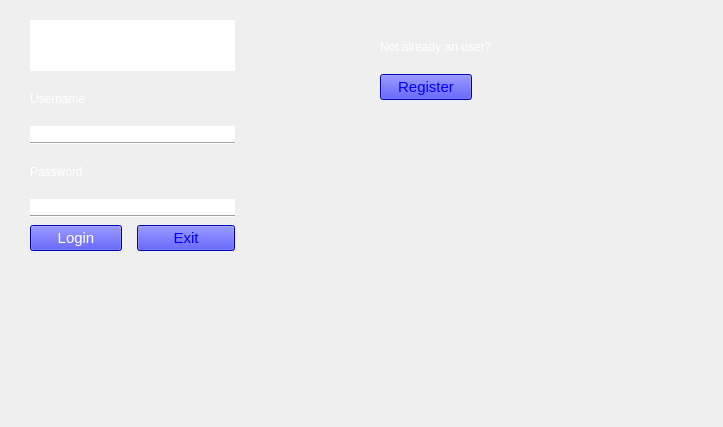
<?xml version="1.0" encoding="UTF-8"?>
<ui version="4.0">
 <class>login</class>
 <widget class="QMainWindow" name="login">
  <property name="geometry">
   <rect>
    <x>0</x>
    <y>0</y>
    <width>723</width>
    <height>427</height>
   </rect>
  </property>
  <property name="palette">
   <palette>
    <active/>
    <inactive/>
    <disabled/>
   </palette>
  </property>
  <property name="windowTitle">
   <string>login</string>
  </property>
  <property name="styleSheet">
   <string notr="true">background-image: url(:/Files/elion-jashari-ByJvnMS3emY-unsplash2.jpg);</string>
  </property>
  <widget class="QWidget" name="centralwidget">
   <widget class="QWidget" name="verticalLayoutWidget">
    <property name="geometry">
     <rect>
      <x>30</x>
      <y>20</y>
      <width>205</width>
      <height>231</height>
     </rect>
    </property>
    <layout class="QVBoxLayout" name="verticalLayout_2">
     <property name="spacing">
      <number>0</number>
     </property>
     <property name="bottomMargin">
      <number>0</number>
     </property>
     <item>
      <widget class="QLineEdit" name="lineEdit_3">
       <property name="palette">
        <palette>
         <active>
          <colorrole role="WindowText">
           <brush brushstyle="SolidPattern">
            <color alpha="255">
             <red>255</red>
             <green>255</green>
             <blue>255</blue>
            </color>
           </brush>
          </colorrole>
          <colorrole role="Text">
           <brush brushstyle="SolidPattern">
            <color alpha="255">
             <red>255</red>
             <green>255</green>
             <blue>255</blue>
            </color>
           </brush>
          </colorrole>
         </active>
         <inactive>
          <colorrole role="WindowText">
           <brush brushstyle="SolidPattern">
            <color alpha="255">
             <red>255</red>
             <green>255</green>
             <blue>255</blue>
            </color>
           </brush>
          </colorrole>
          <colorrole role="Text">
           <brush brushstyle="SolidPattern">
            <color alpha="255">
             <red>255</red>
             <green>255</green>
             <blue>255</blue>
            </color>
           </brush>
          </colorrole>
         </inactive>
         <disabled>
          <colorrole role="WindowText">
           <brush brushstyle="SolidPattern">
            <color alpha="96">
             <red>164</red>
             <green>166</green>
             <blue>168</blue>
            </color>
           </brush>
          </colorrole>
          <colorrole role="Text">
           <brush brushstyle="SolidPattern">
            <color alpha="96">
             <red>164</red>
             <green>166</green>
             <blue>168</blue>
            </color>
           </brush>
          </colorrole>
         </disabled>
        </palette>
       </property>
       <property name="font">
        <font>
         <pointsize>29</pointsize>
        </font>
       </property>
       <property name="text">
        <string>Login</string>
       </property>
       <property name="frame">
        <bool>false</bool>
       </property>
       <property name="readOnly">
        <bool>true</bool>
       </property>
      </widget>
     </item>
     <item>
      <widget class="QLabel" name="label_2">
       <property name="palette">
        <palette>
         <active>
          <colorrole role="WindowText">
           <brush brushstyle="SolidPattern">
            <color alpha="255">
             <red>255</red>
             <green>255</green>
             <blue>255</blue>
            </color>
           </brush>
          </colorrole>
         </active>
         <inactive>
          <colorrole role="WindowText">
           <brush brushstyle="SolidPattern">
            <color alpha="255">
             <red>255</red>
             <green>255</green>
             <blue>255</blue>
            </color>
           </brush>
          </colorrole>
         </inactive>
         <disabled>
          <colorrole role="WindowText">
           <brush brushstyle="SolidPattern">
            <color alpha="96">
             <red>164</red>
             <green>166</green>
             <blue>168</blue>
            </color>
           </brush>
          </colorrole>
         </disabled>
        </palette>
       </property>
       <property name="text">
        <string>Username</string>
       </property>
      </widget>
     </item>
     <item>
      <widget class="QLineEdit" name="lineEdit">
       <property name="palette">
        <palette>
         <active>
          <colorrole role="WindowText">
           <brush brushstyle="SolidPattern">
            <color alpha="255">
             <red>255</red>
             <green>255</green>
             <blue>255</blue>
            </color>
           </brush>
          </colorrole>
          <colorrole role="Text">
           <brush brushstyle="SolidPattern">
            <color alpha="255">
             <red>255</red>
             <green>255</green>
             <blue>255</blue>
            </color>
           </brush>
          </colorrole>
          <colorrole role="ButtonText">
           <brush brushstyle="SolidPattern">
            <color alpha="255">
             <red>255</red>
             <green>255</green>
             <blue>255</blue>
            </color>
           </brush>
          </colorrole>
          <colorrole role="PlaceholderText">
           <brush brushstyle="SolidPattern">
            <color alpha="255">
             <red>255</red>
             <green>255</green>
             <blue>255</blue>
            </color>
           </brush>
          </colorrole>
         </active>
         <inactive>
          <colorrole role="WindowText">
           <brush brushstyle="SolidPattern">
            <color alpha="255">
             <red>255</red>
             <green>255</green>
             <blue>255</blue>
            </color>
           </brush>
          </colorrole>
          <colorrole role="Text">
           <brush brushstyle="SolidPattern">
            <color alpha="255">
             <red>255</red>
             <green>255</green>
             <blue>255</blue>
            </color>
           </brush>
          </colorrole>
          <colorrole role="ButtonText">
           <brush brushstyle="SolidPattern">
            <color alpha="255">
             <red>255</red>
             <green>255</green>
             <blue>255</blue>
            </color>
           </brush>
          </colorrole>
          <colorrole role="PlaceholderText">
           <brush brushstyle="SolidPattern">
            <color alpha="255">
             <red>255</red>
             <green>255</green>
             <blue>255</blue>
            </color>
           </brush>
          </colorrole>
         </inactive>
         <disabled>
          <colorrole role="WindowText">
           <brush brushstyle="SolidPattern">
            <color alpha="255">
             <red>255</red>
             <green>255</green>
             <blue>255</blue>
            </color>
           </brush>
          </colorrole>
          <colorrole role="Text">
           <brush brushstyle="SolidPattern">
            <color alpha="255">
             <red>255</red>
             <green>255</green>
             <blue>255</blue>
            </color>
           </brush>
          </colorrole>
          <colorrole role="ButtonText">
           <brush brushstyle="SolidPattern">
            <color alpha="255">
             <red>255</red>
             <green>255</green>
             <blue>255</blue>
            </color>
           </brush>
          </colorrole>
          <colorrole role="PlaceholderText">
           <brush brushstyle="SolidPattern">
            <color alpha="255">
             <red>255</red>
             <green>255</green>
             <blue>255</blue>
            </color>
           </brush>
          </colorrole>
         </disabled>
        </palette>
       </property>
       <property name="styleSheet">
        <string notr="true">color: rgb(255, 255, 255);</string>
       </property>
       <property name="frame">
        <bool>false</bool>
       </property>
      </widget>
     </item>
     <item>
      <widget class="Line" name="line">
       <property name="orientation">
        <enum>Qt::Horizontal</enum>
       </property>
      </widget>
     </item>
     <item>
      <widget class="QLabel" name="label_3">
       <property name="palette">
        <palette>
         <active>
          <colorrole role="WindowText">
           <brush brushstyle="SolidPattern">
            <color alpha="255">
             <red>255</red>
             <green>255</green>
             <blue>255</blue>
            </color>
           </brush>
          </colorrole>
         </active>
         <inactive>
          <colorrole role="WindowText">
           <brush brushstyle="SolidPattern">
            <color alpha="255">
             <red>255</red>
             <green>255</green>
             <blue>255</blue>
            </color>
           </brush>
          </colorrole>
         </inactive>
         <disabled>
          <colorrole role="WindowText">
           <brush brushstyle="SolidPattern">
            <color alpha="96">
             <red>164</red>
             <green>166</green>
             <blue>168</blue>
            </color>
           </brush>
          </colorrole>
         </disabled>
        </palette>
       </property>
       <property name="text">
        <string>Password</string>
       </property>
      </widget>
     </item>
     <item>
      <widget class="QLineEdit" name="lineEdit_2">
       <property name="styleSheet">
        <string notr="true">color: rgb(255, 255, 255);
qproperty-echoMode: 2;</string>
       </property>
       <property name="frame">
        <bool>false</bool>
       </property>
      </widget>
     </item>
     <item>
      <widget class="Line" name="line_2">
       <property name="orientation">
        <enum>Qt::Horizontal</enum>
       </property>
      </widget>
     </item>
     <item>
      <layout class="QHBoxLayout" name="horizontalLayout">
       <property name="spacing">
        <number>15</number>
       </property>
       <property name="topMargin">
        <number>7</number>
       </property>
       <property name="rightMargin">
        <number>0</number>
       </property>
       <item>
        <widget class="QPushButton" name="login_2">
         <property name="maximumSize">
          <size>
           <width>92</width>
           <height>16777215</height>
          </size>
         </property>
         <property name="font">
          <font>
           <pointsize>11</pointsize>
          </font>
         </property>
         <property name="styleSheet">
          <string notr="true">color: rgb(255, 255, 255);
background-color: rgb(0, 0, 255);
background-image: url(:/Files/0-0-255.jpg);</string>
         </property>
         <property name="text">
          <string>Login</string>
         </property>
        </widget>
       </item>
       <item>
        <widget class="QPushButton" name="exit">
         <property name="font">
          <font>
           <pointsize>11</pointsize>
          </font>
         </property>
         <property name="styleSheet">
          <string notr="true">color: rgb(0, 0, 255);
background-color: rgb(0, 0, 255);</string>
         </property>
         <property name="text">
          <string>Exit</string>
         </property>
        </widget>
       </item>
      </layout>
     </item>
    </layout>
   </widget>
   <widget class="QWidget" name="verticalLayoutWidget_2">
    <property name="geometry">
     <rect>
      <x>380</x>
      <y>20</y>
      <width>160</width>
      <height>80</height>
     </rect>
    </property>
    <layout class="QVBoxLayout" name="verticalLayout">
     <property name="spacing">
      <number>0</number>
     </property>
     <item>
      <widget class="QLabel" name="label">
       <property name="palette">
        <palette>
         <active>
          <colorrole role="WindowText">
           <brush brushstyle="SolidPattern">
            <color alpha="255">
             <red>255</red>
             <green>255</green>
             <blue>255</blue>
            </color>
           </brush>
          </colorrole>
         </active>
         <inactive>
          <colorrole role="WindowText">
           <brush brushstyle="SolidPattern">
            <color alpha="255">
             <red>255</red>
             <green>255</green>
             <blue>255</blue>
            </color>
           </brush>
          </colorrole>
         </inactive>
         <disabled>
          <colorrole role="WindowText">
           <brush brushstyle="SolidPattern">
            <color alpha="96">
             <red>164</red>
             <green>166</green>
             <blue>168</blue>
            </color>
           </brush>
          </colorrole>
         </disabled>
        </palette>
       </property>
       <property name="text">
        <string>Not already an user?</string>
       </property>
      </widget>
     </item>
     <item>
      <widget class="QPushButton" name="register_2">
       <property name="maximumSize">
        <size>
         <width>92</width>
         <height>16777215</height>
        </size>
       </property>
       <property name="font">
        <font>
         <pointsize>11</pointsize>
        </font>
       </property>
       <property name="styleSheet">
        <string notr="true">color: rgb(0, 0, 255);
background-color: rgb(0, 0, 255);</string>
       </property>
       <property name="text">
        <string>Register</string>
       </property>
      </widget>
     </item>
    </layout>
   </widget>
  </widget>
 </widget>
 <resources/>
 <connections/>
</ui>
